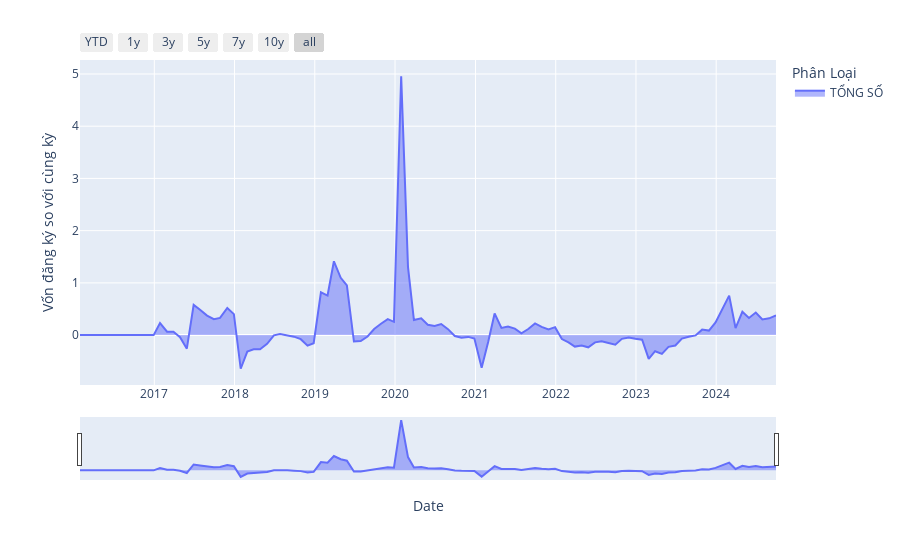

Notebook source saved alongside this figure:
### Code cell
import pandas as pd
import plotly.express as px
import plotly.graph_objects as go

df_show = dfs_fdi[(dfs_fdi["Phân Loại"] == "TỔNG SỐ")]

fig = px.area(df_show, x="Date", y="Vốn đăng ký so với cùng kỳ", color="Phân Loại")

fig.update_xaxes(
    rangeslider_visible=True,
    rangeselector=dict(
        buttons=[
            dict(count=1, label="YTD", step="year", stepmode="todate"),
            dict(count=1, label="1y", step="year", stepmode="backward"),
            dict(count=3, label="3y", step="year", stepmode="backward"),
            dict(count=5, label="5y", step="year", stepmode="backward"),
            dict(count=7, label="7y", step="year", stepmode="backward"),
            dict(count=10, label="10y", step="year", stepmode="backward"),
            dict(step="all"),
        ]
    ),
)

fig.show()

### Figure 1 — Plotly figure (JSON) as saved in the notebook; plotly's stock layout.template omitted (floating-point values rounded to 4 significant figures)
{"data": [{"fillpattern": {"shape": ""}, "hovertemplate": "Phân Loại=TỔNG SỐ<br>Date=%{x}<br>Vốn đăng ký so với cùng kỳ=%{y}<extra></extra>", "legendgroup": "TỔNG SỐ", "line": {"color": "#636efa"}, "marker": {"symbol": "circle"}, "mode": "lines", "name": "TỔNG SỐ", "orientation": "v", "showlegend": true, "stackgroup": "1", "type": "scatter", "x": ["2024-09-29T00:00:00", "2024-08-29T00:00:00", "2024-07-29T00:00:00", "2024-06-29T00:00:00", "2024-05-29T00:00:00", "2024-04-29T00:00:00", "2024-03-29T00:00:00", "2024-02-29T00:00:00", "2024-01-29T00:00:00", "2023-12-29T00:00:00", "2023-11-29T00:00:00", "2023-10-29T00:00:00", "2023-09-29T00:00:00", "2023-08-29T00:00:00", "2023-07-29T00:00:00", "2023-06-29T00:00:00", "2023-05-29T00:00:00", "2023-04-29T00:00:00", "2023-03-29T00:00:00", "2023-02-28T00:00:00", "2023-01-29T00:00:00", "2022-12-29T00:00:00", "2022-11-29T00:00:00", "2022-10-29T00:00:00", "2022-09-29T00:00:00", "2022-08-29T00:00:00", "2022-07-29T00:00:00", "2022-06-29T00:00:00", "2022-05-29T00:00:00", "2022-04-29T00:00:00", "2022-03-29T00:00:00", "2022-02-28T00:00:00", "2022-01-29T00:00:00", "2021-12-29T00:00:00", "2021-11-29T00:00:00", "2021-10-29T00:00:00", "2021-09-29T00:00:00", "2021-08-29T00:00:00", "2021-07-29T00:00:00", "2021-06-29T00:00:00", "2021-05-29T00:00:00", "2021-04-29T00:00:00", "2021-03-29T00:00:00", "2021-02-28T00:00:00", "2021-01-29T00:00:00", "2020-12-27T00:00:00", "2020-11-29T00:00:00", "2020-10-29T00:00:00", "2020-09-29T00:00:00", "2020-08-29T00:00:00", "2020-07-29T00:00:00", "2020-06-29T00:00:00", "2020-05-29T00:00:00", "2020-04-29T00:00:00", "2020-03-27T00:00:00", "2020-02-29T00:00:00", "2020-01-29T00:00:00", "2019-12-27T00:00:00", "2019-11-29T00:00:00", "2019-10-29T00:00:00", "2019-09-28T00:00:00", "2019-08-29T00:00:00", "2019-07-29T00:00:00", "2019-06-28T00:00:00", "2019-05-27T00:00:00", "2019-04-29T00:00:00", "2019-03-29T00:00:00", "2019-02-28T00:00:00", "2019-01-29T00:00:00", "2018-12-27T00:00:00", "2018-11-29T00:00:00", "2018-10-29T00:00:00", "2018-09-28T00:00:00", "2018-08-29T00:00:00", "2018-07-27T00:00:00", "2018-06-29T00:00:00", "2018-05-29T00:00:00", "2018-04-27T00:00:00", "2018-03-29T00:00:00", "2018-02-28T00:00:00", "2018-01-29T00:00:00", "2017-12-29T00:00:00", "2017-11-29T00:00:00", "2017-10-27T00:00:00", "2017-09-29T00:00:00", "2017-08-29T00:00:00", "2017-07-28T00:00:00", "2017-06-29T00:00:00", "2017-05-29T00:00:00", "2017-04-28T00:00:00", "2017-03-29T00:00:00", "2017-02-28T00:00:00", "2017-01-27T00:00:00", "2016-12-29T00:00:00", "2016-11-29T00:00:00", "2016-10-28T00:00:00", "2016-09-29T00:00:00", "2016-08-29T00:00:00", "2016-07-29T00:00:00", "2016-06-29T00:00:00", "2016-05-30T00:00:00", "2016-04-29T00:00:00", "2016-03-29T00:00:00", "2016-02-29T00:00:00", "2016-01-29T00:00:00"], "xaxis": "x", "y": [0.3779, 0.3213, 0.3007, 0.432, 0.3285, 0.4475, 0.135, 0.7561, 0.4866, 0.2439, 0.08663, 0.1048, -0.005747, -0.03305, -0.06701, -0.1991, -0.2248, -0.3584, -0.3087, -0.4559, -0.08866, -0.06992, -0.04631, -0.07153, -0.1824, -0.1501, -0.1165, -0.1394, -0.2332, -0.1979, -0.2197, -0.1401, -0.0766, 0.1519, 0.1099, 0.1576, 0.2228, 0.1164, 0.03485, 0.1237, 0.1645, 0.137, 0.4137, -0.1288, -0.6255, -0.06594, -0.03434, -0.05092, -0.01819, 0.1137, 0.212, 0.1753, 0.199, 0.3217, 0.2885, 1.308, 4.956, 0.2543, 0.3048, 0.2179, 0.116, -0.02698, -0.1142, -0.1231, 0.951, 1.098, 1.413, 0.7573, 0.8189, -0.1551, -0.2025, -0.07806, -0.02994, 0.001919, 0.02151, -0.003249, -0.1676, -0.272, -0.2727, -0.3143, -0.6442, 0.4014, 0.5196, 0.329, 0.3042, 0.3737, 0.4867, 0.5791, -0.2605, -0.03961, 0.0645, 0.06498, 0.2298, null, null, null, null, null, null, null, null, null, null, null, null], "yaxis": "y"}], "layout": {"legend": {"title": {"text": "Phân Loại"}, "tracegroupgap": 0}, "margin": {"t": 60}, "xaxis": {"anchor": "y", "domain": [0, 1], "rangeselector": {"buttons": [{"count": 1, "label": "YTD", "step": "year", "stepmode": "todate"}, {"count": 1, "label": "1y", "step": "year", "stepmode": "backward"}, {"count": 3, "label": "3y", "step": "year", "stepmode": "backward"}, {"count": 5, "label": "5y", "step": "year", "stepmode": "backward"}, {"count": 7, "label": "7y", "step": "year", "stepmode": "backward"}, {"count": 10, "label": "10y", "step": "year", "stepmode": "backward"}, {"step": "all"}]}, "rangeslider": {"visible": true}, "title": {"text": "Date"}}, "yaxis": {"anchor": "x", "domain": [0, 1], "title": {"text": "Vốn đăng ký so với cùng kỳ"}}}}
